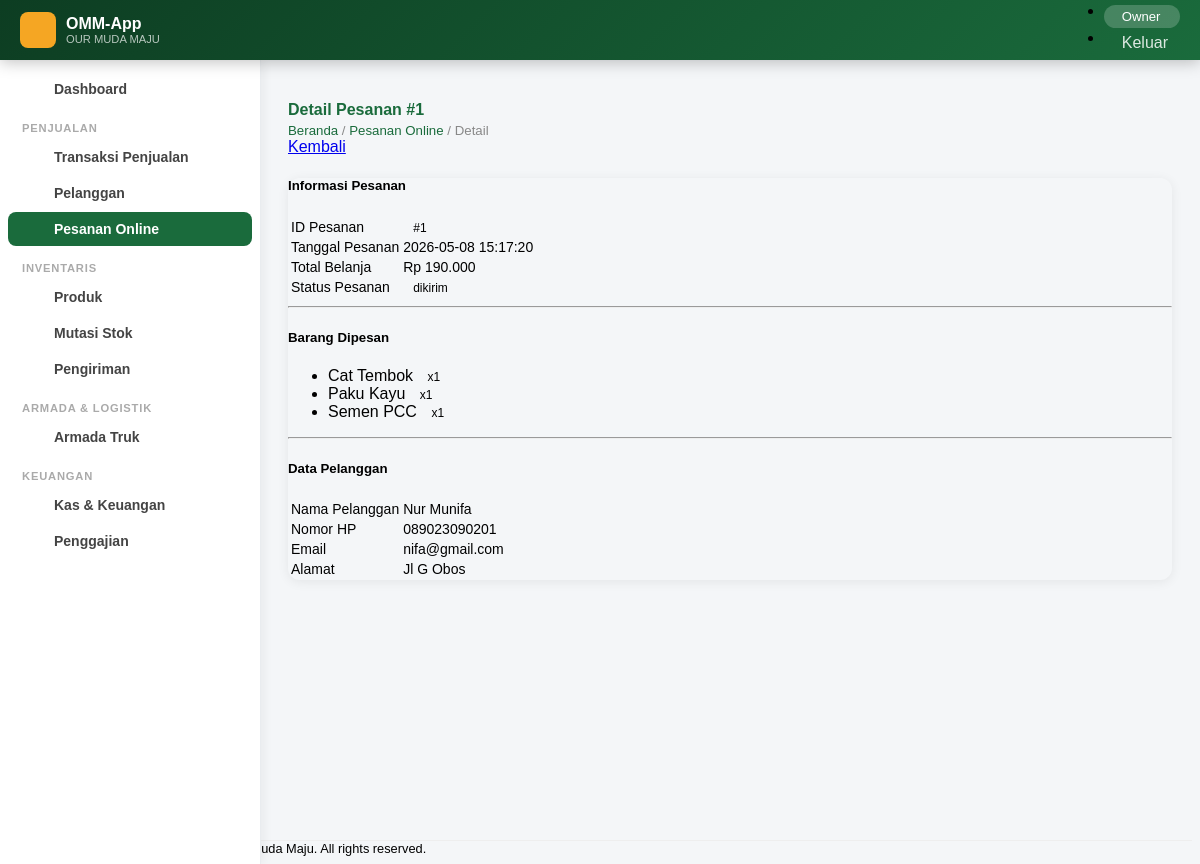
The page /pesanan-detail.php?id=1 (signed in) on the database its author committed.
### tables this page shows
CREATE TABLE `pesanan_online` (
  `id_pesanan` int NOT NULL AUTO_INCREMENT,
  `id_pelanggan` int NOT NULL,
  `tanggal` timestamp NULL DEFAULT CURRENT_TIMESTAMP,
  `total` decimal(12,2) NOT NULL,
  `status` enum('pending','diproses','dikirim','selesai','dibatalkan') NOT NULL DEFAULT 'pending',
  PRIMARY KEY (`id_pesanan`),
  KEY `id_pelanggan` (`id_pelanggan`),
  CONSTRAINT `pesanan_online_ibfk_2` FOREIGN KEY (`id_pelanggan`) REFERENCES `pelanggan` (`id_pelanggan`) ON UPDATE CASCADE
);

CREATE TABLE `detail_pesanan_online` (
  `id_detail` int NOT NULL AUTO_INCREMENT,
  `id_pesanan` int NOT NULL,
  `id_produk` int NOT NULL,
  `jumlah` int NOT NULL,
  `harga` decimal(12,2) NOT NULL,
  `subtotal` decimal(12,2) NOT NULL,
  PRIMARY KEY (`id_detail`),
  KEY `id_pesanan` (`id_pesanan`),
  KEY `id_produk` (`id_produk`),
  CONSTRAINT `detail_pesanan_online_ibfk_2` FOREIGN KEY (`id_produk`) REFERENCES `produk` (`id_produk`),
  CONSTRAINT `detail_pesanan_online_ibfk_3` FOREIGN KEY (`id_pesanan`) REFERENCES `pesanan_online` (`id_pesanan`) ON DELETE CASCADE ON UPDATE CASCADE
);

CREATE TABLE `pelanggan` (
  `id_pelanggan` int NOT NULL AUTO_INCREMENT,
  `nama` varchar(100) NOT NULL,
  `no_hp` varchar(20) NOT NULL,
  `alamat` text NOT NULL,
  `email` varchar(100) NOT NULL,
  PRIMARY KEY (`id_pelanggan`)
);

### koneksi.php (called while the page is built, shortened)
<?php
class Koneksi {
    private $db_host = 'localhost',
            $db_user = 'root',
            $db_pass = 'kristin',
            $db_name = 'db_toko_bangunan';
    function __construct() {
        try {
            $this->db = new PDO(
                "mysql:host=$this->db_host;dbname=$this->db_name;charset=utf8",
                $this->db_user,
                $this->db_pass,
                [PDO::ATTR_ERRMODE => PDO::ERRMODE_EXCEPTION]
            );
        } catch (PDOException $e) {
            die('<div class="alert alert-danger m-3">Koneksi database gagal: ' . $e->getMessage() . '</div>');
        }
    }
}
?>

### Dml.php (called while the page is built, shortened)
<?php
include_once "koneksi.php";
class Dml extends Koneksi {
    public function query($sql, $params = [])
    {
        $q = $this->db->prepare($sql);
        $q->execute($params);
        return $q->fetchAll(PDO::FETCH_ASSOC);
    }
}
?>

### pesanan-detail.php (the view, shortened to what this page needs)
<?php
include "fungsi.php";
include "Dml.php";
$db = new Dml();
$id_pesanan = intval($_GET['id']);
$pesanan = $db->query("
    SELECT
        po.*,
        pl.nama AS pelanggan,
        pl.no_hp,
        pl.alamat,
        pl.email
    FROM pesanan_online po
    JOIN pelanggan pl
        ON po.id_pelanggan = pl.id_pelanggan
    WHERE po.id_pesanan = $id_pesanan
    LIMIT 1
");
$p = $pesanan[0];
$detail = $db->query("
    SELECT
        dpo.*,
        COALESCE(pr.nama_produk, 'Produk Dihapus') AS nama_produk
    FROM detail_pesanan_online dpo
    LEFT JOIN produk pr
        ON dpo.id_produk = pr.id_produk
    WHERE dpo.id_pesanan = $id_pesanan
");
include "header.php";
?>
<main id="main">
<div class="d-flex align-items-center justify-content-between mb-4 flex-wrap gap-2">
    <div>
        <h4 class="page-title mb-0">
            Detail Pesanan #<?php echo $p['id_pesanan']; ?>
        </h4>
        <div class="page-breadcrumb">
            <a href="beranda.php">
                Beranda
            </a>
            /
            <a href="pesanan-online.php">
                Pesanan Online
            </a>
            /
            Detail
        </div>
    </div>
    <a href="pesanan-online.php"
       class="btn btn-outline-secondary">
        Kembali
    </a>
</div>
<div class="row justify-content-center">
    <div class="col-lg-7">
        <div class="card shadow-sm border-0">
            <div class="card-body p-4">
                <h5 class="mb-4">
                    Informasi Pesanan
                </h5>
                <table class="table table-borderless align-middle">
                    <tr>
                        <td width="35%" class="text-muted">
                            ID Pesanan
                        </td>
                        <td>
                            <span class="badge bg-info fs-6 px-3 py-2">
                                #<?php echo $p['id_pesanan']; ?>
                            </span>
                        </td>
                    </tr>
                    <tr>
                        <td class="text-muted">
                            Tanggal Pesanan
                        </td>
                        <td class="fw-semibold">
                            <?php echo $p['tanggal']; ?>
                        </td>
                    </tr>
                    <tr>
                        <td class="text-muted">
                            Total Belanja
                        </td>
                        <td class="text-success fw-bold fs-5">
                            <?php echo rupiah($p['total']); ?>
                        </td>
                    </tr>
                    <tr>
                        <td class="text-muted">
                            Status Pesanan
                        </td>
                        <td>
                            <?php echo badge_status($p['status']); ?>
                        </td>
                    </tr>
                </table>
                <hr class="my-4">
                <h5 class="mb-4">
                    Barang Dipesan
                </h5>
                <?php if(empty($detail)): ?>
                <div class="alert alert-warning">
                    Tidak ada detail barang
                </div>
                <?php else: ?>
                <ul class="list-group mb-4">
                    <?php foreach($detail as $d): ?>
                    <li class="list-group-item d-flex justify-content-between align-items-center">
                        <span>
                            <?php echo htmlspecialchars($d['nama_produk']); ?>
                        </span>
                        <span class="badge bg-success rounded-pill">
                            x<?php echo $d['jumlah']; ?>
                        </span>
                    </li>
                    <?php endforeach; ?>
                </ul>
                <?php endif; ?>
                <hr class="my-4">
                <h5 class="mb-4">
                    Data Pelanggan
                </h5>
                <table class="table table-borderless align-middle">
                    <tr>
                        <td width="35%" class="text-muted">
                            Nama Pelanggan
                        </td>
                        <td class="fw-semibold">
                            <?php echo htmlspecialchars($p['pelanggan']); ?>
                        </td>
                    </tr>
                    <tr>
                        <td class="text-muted">
                            Nomor HP
                        </td>
                        <td>
                            <?php echo htmlspecialchars($p['no_hp']); ?>
                        </td>
                    </tr>
                    <tr>
                        <td class="text-muted">
                            Email
                        </td>
                        <td>
                            <?php echo htmlspecialchars($p['email'] ?? '-'); ?>
                        </td>
                    </tr>
                    <tr>
                        <td class="text-muted">
                            Alamat
                        </td>
                        <td>
                            <?php echo htmlspecialchars($p['alamat']); ?>
                        </td>
                    </tr>
                </table>
            </div>
        </div>
    </div>
</div>
</main>
<?php include "footer.php"; ?>

### fungsi.php (shortened to what this page needs)
<?php
function rupiah($angka)
{
    return 'Rp ' . number_format($angka, 0, ',', '.');
}
function badge_status($status)
{
    $map = [
        'Sedang diproses'  => 'warning',
        'Dalam pengiriman' => 'info',
        'Selesai'          => 'success',
        'Aktif'            => 'success',
        'Nonaktif'         => 'secondary',
        'belum_lunas'      => 'danger',
        'lunas'            => 'success',
        'pending'          => 'warning',
        'dibatalkan'       => 'danger',
    ];
    $class = $map[$status] ?? 'secondary';
    return "<span class=\"badge bg-{$class}\">{$status}</span>";
}

### assets/css/main.css (style rules this page uses)
:root { --btj-primary: #1a6b3c; --btj-secondary: #f5a623; --btj-accent: #e8f5e9; --btj-dark: #0d3d22; --btj-sidebar-w: 260px; }
body { font-family: 'Nunito', sans-serif; background: #f4f6f8; }
#main { margin-left: var(--btj-sidebar-w); margin-top: 60px; padding: 20px; transition: all 0.3s; min-height: calc(100vh - 60px); }
.card { border: none; border-radius: 12px; box-shadow: 0 2px 12px rgba(0,0,0,0.07); }
.table { font-size: 0.875rem; }
.page-title { font-family: 'Poppins', sans-serif; font-weight: 700; color: var(--btj-primary); margin-bottom: 4px; }
.page-breadcrumb { color: #888; font-size: 0.83rem; }
.page-breadcrumb a { color: var(--btj-primary); text-decoration: none; }
.badge { font-size: 0.75rem; padding: 5px 10px; border-radius: 20px; }

### rows shown on the page
pesanan_online: id_pesanan "1", tanggal "2026-05-08 15:17:20", total "Rp 190.000", status "dikirim", id_pelanggan.nama "Nur Munifa", id_pelanggan.no_hp "089023090201", id_pelanggan.email "nifa@gmail.com", id_pelanggan.alamat "Jl G Obos"
detail_pesanan_online: nama_produk "Cat Tembok", jumlah "1"
detail_pesanan_online: nama_produk "Paku Kayu", jumlah "1"
detail_pesanan_online: nama_produk "Semen PCC", jumlah "1"

### other values the page prints
$_SESSION['nama_role'] "Owner"
